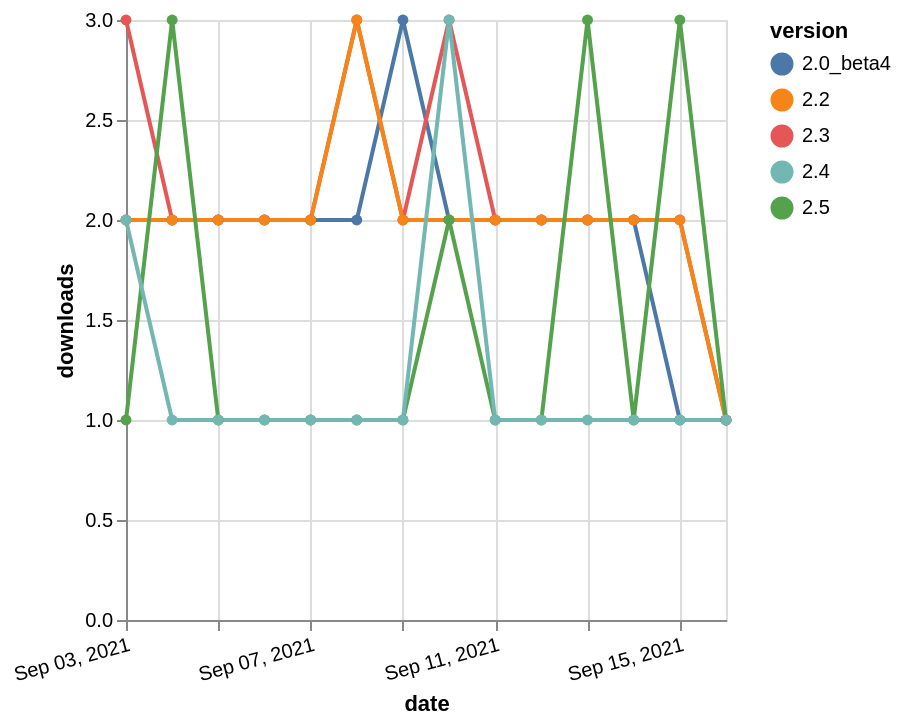

Here is the Vega-Lite specification saved for this chart:
### Vega-Lite specification from a JSON file in a GitHub repository (floating-point values rounded to 4 significant figures)
{"$schema": "https://vega.github.io/schema/vega-lite/v5.json", "description": "A simple bar chart with embedded data.", "data": {"values": [{"date": "2021-09-03", "total": 2669, "delta": 2, "version": "2.0_beta4"}, {"date": "2021-09-04", "total": 2671, "delta": 2, "version": "2.0_beta4"}, {"date": "2021-09-05", "total": 2673, "delta": 2, "version": "2.0_beta4"}, {"date": "2021-09-06", "total": 2675, "delta": 2, "version": "2.0_beta4"}, {"date": "2021-09-07", "total": 2677, "delta": 2, "version": "2.0_beta4"}, {"date": "2021-09-08", "total": 2679, "delta": 2, "version": "2.0_beta4"}, {"date": "2021-09-09", "total": 2682, "delta": 3, "version": "2.0_beta4"}, {"date": "2021-09-10", "total": 2684, "delta": 2, "version": "2.0_beta4"}, {"date": "2021-09-11", "total": 2686, "delta": 2, "version": "2.0_beta4"}, {"date": "2021-09-12", "total": 2688, "delta": 2, "version": "2.0_beta4"}, {"date": "2021-09-13", "total": 2690, "delta": 2, "version": "2.0_beta4"}, {"date": "2021-09-14", "total": 2692, "delta": 2, "version": "2.0_beta4"}, {"date": "2021-09-15", "total": 2693, "delta": 1, "version": "2.0_beta4"}, {"date": "2021-09-16", "total": 2694, "delta": 1, "version": "2.0_beta4"}, {"date": "2021-09-03", "total": 2460, "delta": 3, "version": "2.3"}, {"date": "2021-09-04", "total": 2462, "delta": 2, "version": "2.3"}, {"date": "2021-09-05", "total": 2464, "delta": 2, "version": "2.3"}, {"date": "2021-09-06", "total": 2466, "delta": 2, "version": "2.3"}, {"date": "2021-09-07", "total": 2468, "delta": 2, "version": "2.3"}, {"date": "2021-09-08", "total": 2471, "delta": 3, "version": "2.3"}, {"date": "2021-09-09", "total": 2473, "delta": 2, "version": "2.3"}, {"date": "2021-09-10", "total": 2476, "delta": 3, "version": "2.3"}, {"date": "2021-09-11", "total": 2478, "delta": 2, "version": "2.3"}, {"date": "2021-09-12", "total": 2480, "delta": 2, "version": "2.3"}, {"date": "2021-09-13", "total": 2482, "delta": 2, "version": "2.3"}, {"date": "2021-09-14", "total": 2484, "delta": 2, "version": "2.3"}, {"date": "2021-09-15", "total": 2486, "delta": 2, "version": "2.3"}, {"date": "2021-09-16", "total": 2487, "delta": 1, "version": "2.3"}, {"date": "2021-09-03", "total": 2308, "delta": 2, "version": "2.2"}, {"date": "2021-09-04", "total": 2310, "delta": 2, "version": "2.2"}, {"date": "2021-09-05", "total": 2312, "delta": 2, "version": "2.2"}, {"date": "2021-09-06", "total": 2314, "delta": 2, "version": "2.2"}, {"date": "2021-09-07", "total": 2316, "delta": 2, "version": "2.2"}, {"date": "2021-09-08", "total": 2319, "delta": 3, "version": "2.2"}, {"date": "2021-09-09", "total": 2321, "delta": 2, "version": "2.2"}, {"date": "2021-09-10", "total": 2323, "delta": 2, "version": "2.2"}, {"date": "2021-09-11", "total": 2325, "delta": 2, "version": "2.2"}, {"date": "2021-09-12", "total": 2327, "delta": 2, "version": "2.2"}, {"date": "2021-09-13", "total": 2329, "delta": 2, "version": "2.2"}, {"date": "2021-09-14", "total": 2331, "delta": 2, "version": "2.2"}, {"date": "2021-09-15", "total": 2333, "delta": 2, "version": "2.2"}, {"date": "2021-09-16", "total": 2334, "delta": 1, "version": "2.2"}, {"date": "2021-09-03", "total": 152, "delta": 1, "version": "2.5"}, {"date": "2021-09-04", "total": 155, "delta": 3, "version": "2.5"}, {"date": "2021-09-05", "total": 156, "delta": 1, "version": "2.5"}, {"date": "2021-09-06", "total": 157, "delta": 1, "version": "2.5"}, {"date": "2021-09-07", "total": 158, "delta": 1, "version": "2.5"}, {"date": "2021-09-08", "total": 159, "delta": 1, "version": "2.5"}, {"date": "2021-09-09", "total": 160, "delta": 1, "version": "2.5"}, {"date": "2021-09-10", "total": 162, "delta": 2, "version": "2.5"}, {"date": "2021-09-11", "total": 163, "delta": 1, "version": "2.5"}, {"date": "2021-09-12", "total": 164, "delta": 1, "version": "2.5"}, {"date": "2021-09-13", "total": 167, "delta": 3, "version": "2.5"}, {"date": "2021-09-14", "total": 168, "delta": 1, "version": "2.5"}, {"date": "2021-09-15", "total": 171, "delta": 3, "version": "2.5"}, {"date": "2021-09-16", "total": 172, "delta": 1, "version": "2.5"}, {"date": "2021-09-03", "total": 315, "delta": 2, "version": "2.4"}, {"date": "2021-09-04", "total": 316, "delta": 1, "version": "2.4"}, {"date": "2021-09-05", "total": 317, "delta": 1, "version": "2.4"}, {"date": "2021-09-06", "total": 318, "delta": 1, "version": "2.4"}, {"date": "2021-09-07", "total": 319, "delta": 1, "version": "2.4"}, {"date": "2021-09-08", "total": 320, "delta": 1, "version": "2.4"}, {"date": "2021-09-09", "total": 321, "delta": 1, "version": "2.4"}, {"date": "2021-09-10", "total": 324, "delta": 3, "version": "2.4"}, {"date": "2021-09-11", "total": 325, "delta": 1, "version": "2.4"}, {"date": "2021-09-12", "total": 326, "delta": 1, "version": "2.4"}, {"date": "2021-09-13", "total": 327, "delta": 1, "version": "2.4"}, {"date": "2021-09-14", "total": 328, "delta": 1, "version": "2.4"}, {"date": "2021-09-15", "total": 329, "delta": 1, "version": "2.4"}, {"date": "2021-09-16", "total": 330, "delta": 1, "version": "2.4"}]}, "width": "container", "mark": {"type": "line", "point": {"filled": true}}, "encoding": {"x": {"field": "date", "type": "temporal", "timeUnit": "yearmonthdate", "title": "date", "axis": {"labelAngle": -15}}, "y": {"field": "delta", "type": "quantitative", "title": "downloads"}, "color": {"field": "version", "type": "nominal"}, "tooltip": {"field": "delta"}}}
